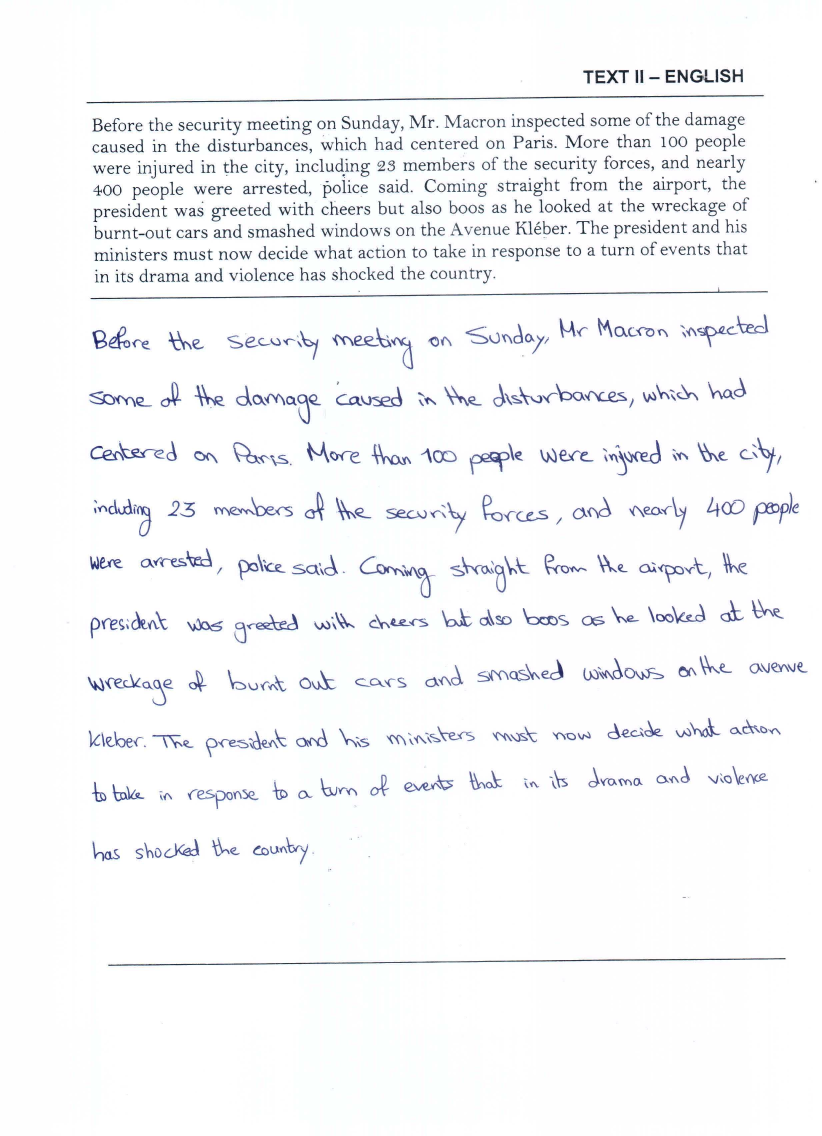
#> input picture data/01/1/2.png, 2464 x 3408 px (shown at 1/3 size)
$ jupyter execute identify_writer.ipynb
#> lines starting #> are read from the running program, lines starting #| are printed output that depends on the picture; after the words box and inside, x2 and y2 are one past the last pixel; in counts of white or black regions, pixels touching at a corner belong together
[cell 1]
import os
import cv2
import numpy as np
TESTS_PATH = "data"

[cell 2]
def sorted_subdirectories(path):
    return sorted([f.name for f in os.scandir(path) if f.is_dir()], key=lambda x: int(x))

def directory_files(path):
#> further down, image is the input picture: shape (3408, 2464, 3); mean B, G, R 248.3, 246.8, 246
    return [f.name for f in os.scandir(path) if f.is_file()]

[cell 3]
def image_preprocessing(image):
    image = image[680:2800,150:]
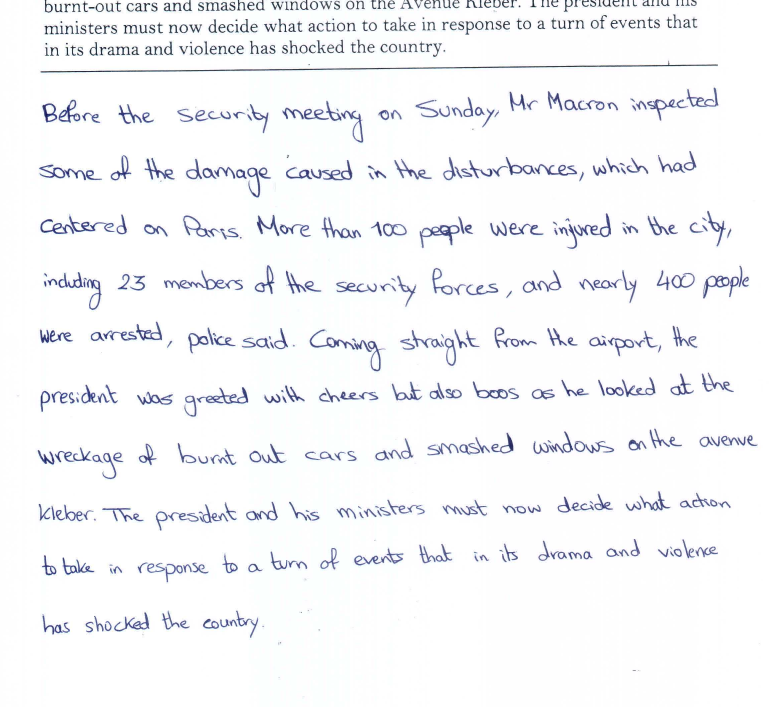
#> image: shape (2120, 2314, 3) (shown at 1/3 size); mean of channels 0, 1, 2 247.9, 245.7, 244.9; drawn as B, G, R
    gray_image = cv2.cvtColor(image, cv2.COLOR_BGR2GRAY)
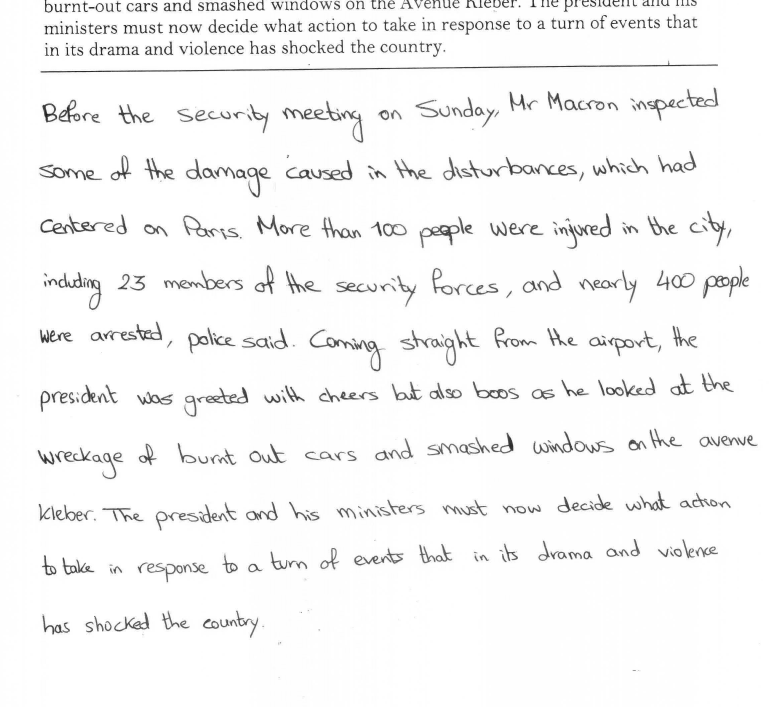
#> gray_image: shape (2120, 2314) (shown at 1/3 size); min 1, max 255, mean 245.8
    return cv2.threshold(gray_image,127,255,cv2.THRESH_BINARY_INV)

[cell 4]
def image_segmentation(image, threshold):
    words_contours,_ = cv2.findContours(image.copy(), cv2.RETR_EXTERNAL, cv2.CHAIN_APPROX_SIMPLE)
    return words_contours

# Remove these lines after using the contours in features extraction method
""" for word_contour in words_contours:
        x, y, w, h = cv2.boundingRect(word_contour)
        roi = image[y:y+h, x:x+w]"""

[cell 5]
test_cases = sorted_subdirectories(TESTS_PATH)
for test_case in test_cases:
    path = "/".join((TESTS_PATH, test_case))
    writers = sorted_subdirectories(path)
    test_image = directory_files(path)[0]
    for writer in writers:
        path = "/".join((TESTS_PATH, test_case, writer))
        writer_documents = directory_files(path)
        for document in writer_documents:
            path = "/".join((TESTS_PATH, test_case, writer, document))
            image = cv2.imread(path)
            threshold, inverted_binary_image = image_preprocessing(image)
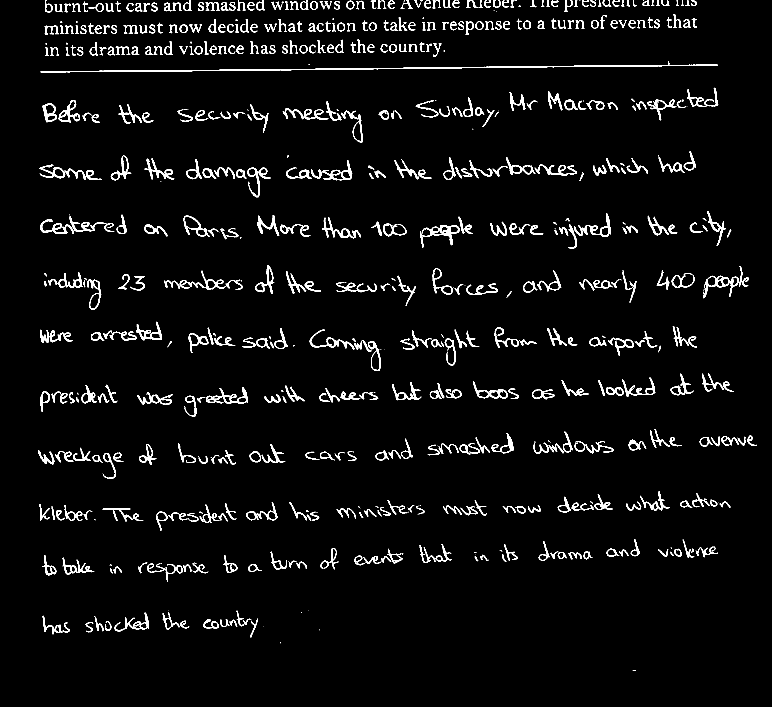
#> inverted_binary_image: shape (2120, 2314) (shown at 1/3 size); 3.8% white; 718 white regions (145 under 20 px)
#> threshold = 127
            words_contours = image_segmentation(inverted_binary_image, threshold)
#> in image_segmentation, `words_contours,_ = cv2.findContours(image.copy(), cv2.RETR_EXTERNAL, c..`: words_contours = 717 contours, 159 with area under 20; largest, box (x1, y1, x2, y2) and area: (122, 187, 2153, 217) 4366, (1260, 675, 1379, 743) 2470, (617, 1162, 744, 1211) 2186, (2110, 827, 2188, 895) 2020, (1419, 1144, 1523, 1196) 2010
            # TODO: Features Extraction
    path = "/".join((TESTS_PATH, test_case, test_image))
    image = cv2.imread(path)
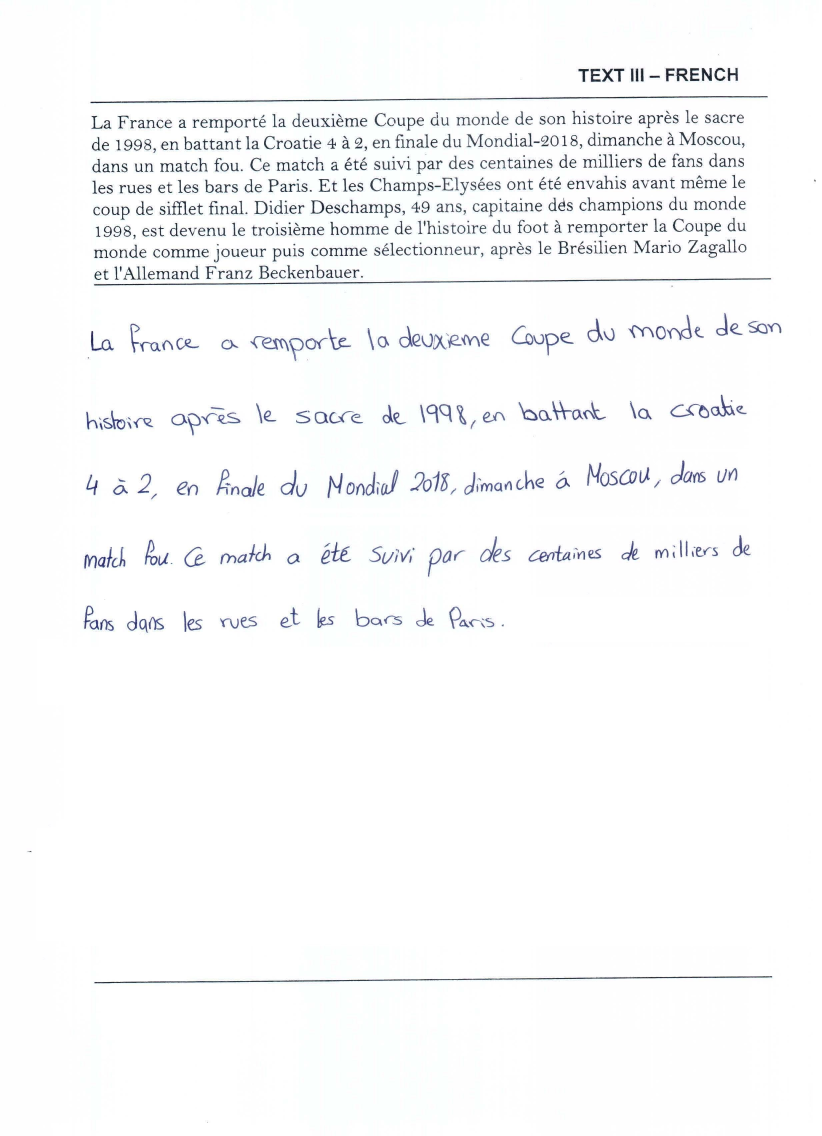
#> input picture data/01/test.png, 2464 x 3408 px (shown at 1/3 size)
#> image is the input picture: shape (3408, 2464, 3); mean B, G, R 249.7, 249.1, 248.4
    # TODO: Image Classification
# TODO: Performance Analysis
